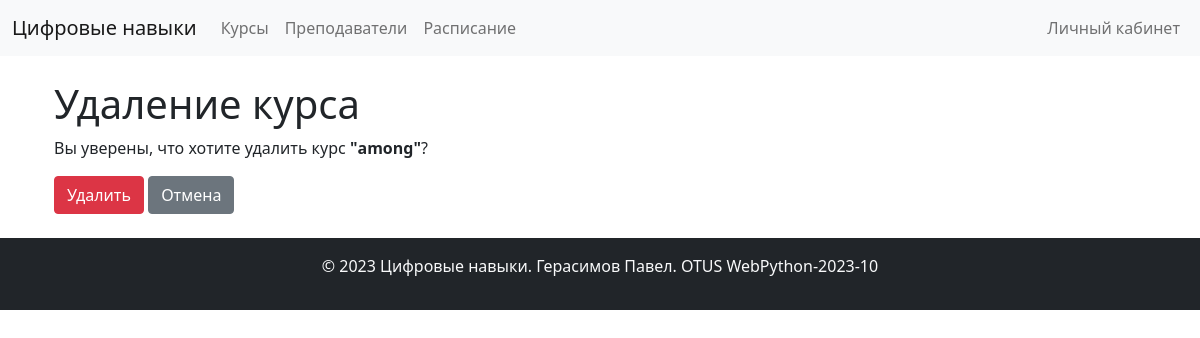
The page /del_course/2/ on the database as committed earlier.
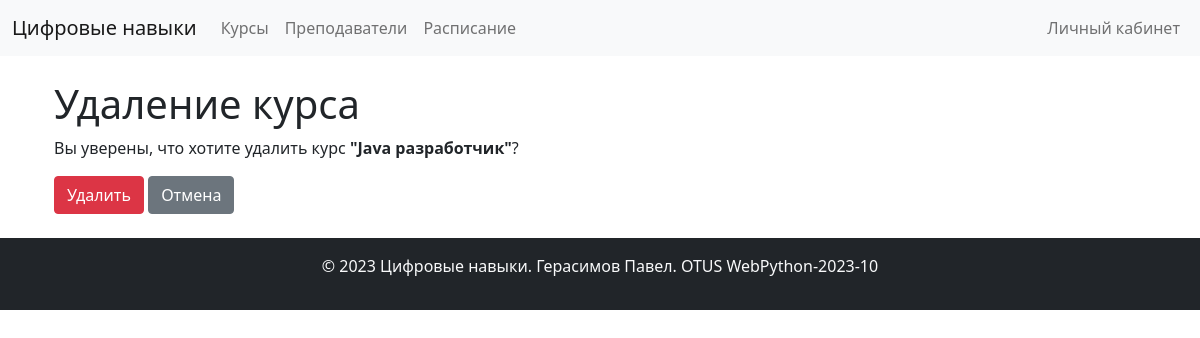
The same page on the database as committed later.
### app/models.py (models this page shows, shortened)
class Course(models.Model):
    title = models.CharField(max_length=255)
    description = models.TextField()
    teachers = models.ManyToManyField(Teacher, related_name='courses_taught')
    students = models.ManyToManyField(Student, related_name='courses_enrolled')
    start_date = models.DateField()
    summary = models.TextField(blank=True, null=True)
    duration = models.IntegerField(default=0)
    image = models.URLField(default='https://via.placeholder.com/300')

### app/views.py (the view, shortened to what this page needs)
# urls.py: path('del_course/<int:pk>/', CourseDeleteView.as_view(), name='del_course'),
class CourseDeleteView(View):
    template_name = 'app/del_course.html'
    def get(self, request, pk):
        course = get_object_or_404(Course, pk=pk)
        context = {'course': course}
        return render(request, self.template_name, context)

### app/templates/app/del_course.html (shortened to what this page needs)
{% extends 'app/base.html' %}
{% block content %}
  <div class="container mt-4">
        <form method="POST" action="{% url 'del_course' course.id %}">
            <h1>Удаление курса</h1>
            <p>Вы уверены, что хотите удалить курс <b>"{{ course.title }}"</b>?</p>
            <button type="submit" class="btn btn-danger">Удалить</button>
            <a href="{% url 'course_detail' pk=course.id %}" class="btn btn-secondary">Отмена</a>
        </form>
    </div>
{% endblock %}

Rows that differ between the two databases and show on the page:
changed Course: title "among" → "Java разработчик"
